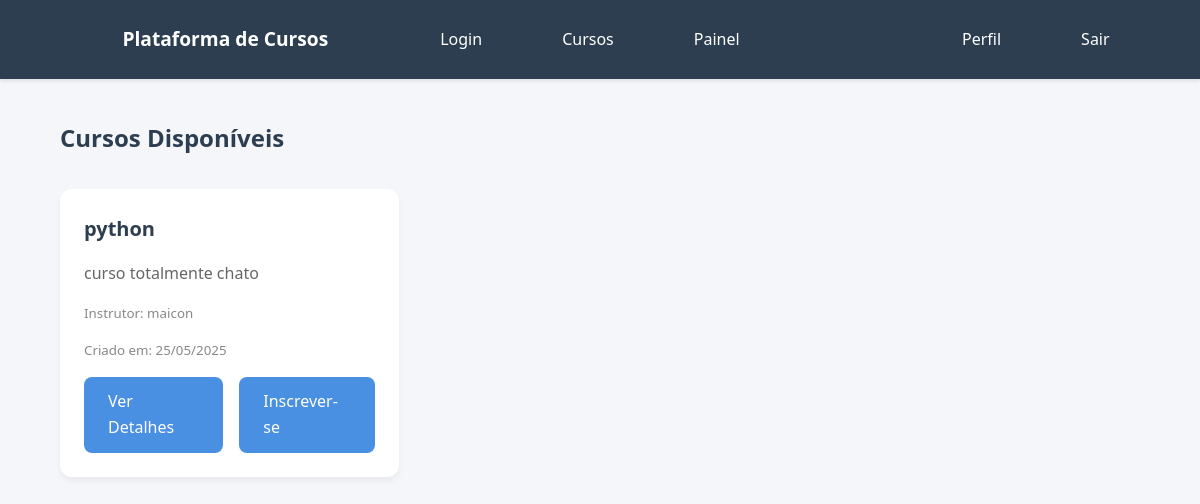
Page /cursos/ (signed in) on the committed database.
### cursos/models.py (models this page shows, shortened)
class Curso(models.Model):
    NIVEL_CHOICES = [
        ('iniciante', 'Iniciante'),
        ('intermediario', 'Intermediário'),
        ('avancado', 'Avançado')
    ]
    titulo = models.CharField(max_length=200)
    descricao = models.TextField()
    instrutor = models.ForeignKey(User, on_delete=models.CASCADE, related_name='cursos_criados')
    duracao_horas = models.PositiveIntegerField(help_text='Duração total do curso em horas', default=0)
    nivel = models.CharField(max_length=20, choices=NIVEL_CHOICES, default='iniciante')
    pre_requisitos = models.TextField(blank=True, help_text='Pré-requisitos necessários para o curso')
    objetivos = models.TextField(help_text='Objetivos de aprendizagem do curso')
    publico_alvo = models.TextField(help_text='Público-alvo do curso')
    materiais = models.TextField(blank=True, help_text='Materiais complementares do curso')
    data_criacao = models.DateTimeField(auto_now_add=True)
    data_atualizacao = models.DateTimeField(auto_now=True)
    class Meta:
        verbose_name = 'Curso'
        verbose_name_plural = 'Cursos'
        ordering = ['-data_criacao']

### cursos/views.py (the view)
# urls.py: path('', views.lista_cursos, name='lista'),
def lista_cursos(request):
    cursos = Curso.objects.all().order_by('-data_criacao')
    return render(request, 'cursos/lista.html', {'cursos': cursos})

### cursos/templates/cursos/lista.html (shortened to what this page needs)
{% extends 'accounts/base.html' %}
{% block content %}
<div class="curso-list-header">
    <h2>Cursos Disponíveis</h2>
</div>
<div class="curso-list">
    {% if cursos %}
        {% for curso in cursos %}
        <div class="curso-item">
            <div class="curso-content">
                <h4>{{ curso.titulo }}</h4>
                <p>{{ curso.descricao|truncatewords:30 }}</p>
                <small>Instrutor: {{ curso.instrutor.get_full_name|default:curso.instrutor.username }}</small>
                <small>Criado em: {{ curso.data_criacao|date:"d/m/Y" }}</small>
                <div class="curso-actions">
                    <a href="{% url 'cursos:detalhe' curso.id %}" class="btn">Ver Detalhes</a>
                    {% if user.is_authenticated and user.profile.tipo_usuario == 'aluno' and not curso in user.inscricoes.all %}
                    <a href="{% url 'cursos:inscrever' curso.id %}" class="btn btn-outline">Inscrever-se</a>
                    {% endif %}
                </div>
            </div>
        </div>
        {% endfor %}
    {% else %}
        <p class="empty-state">Nenhum curso disponível no momento.</p>
    {% endif %}
</div>
{% endblock %}

### accounts/templates/accounts/base.html (style rules this page uses)
:root { --primary-color: #4a90e2; --secondary-color: #2c3e50; --accent-color: #e74c3c; --background-color: #f5f6fa; --text-color: #2c3e50; }
body { font-family: 'Segoe UI', Tahoma, Geneva, Verdana, sans-serif; line-height: 1.6; margin: 0; padding: 0; background-color: var(--background-color); color: var(--text-color); }
.btn { display: inline-block; padding: 0.75rem 1.5rem; background-color: var(--primary-color); color: white; text-decoration: none; border: none; border-radius: 8px; cursor: pointer; font-weight: 500; font-size: 1rem; transition: transform 0.2s ease, box-shadow 0.2s ease; }
.curso-list { display: grid; grid-template-columns: repeat(auto-fill, minmax(300px, 1fr)); gap: 2rem; margin-top: 2rem; }
.curso-item { background: white; border-radius: 12px; padding: 1.5rem; box-shadow: 0 4px 6px rgba(0,0,0,0.05); transition: transform 0.3s ease, box-shadow 0.3s ease; }
.curso-item h4 { color: var(--secondary-color); margin: 0 0 1rem 0; font-size: 1.25rem; }
.curso-item p { color: #666; margin-bottom: 1rem; }
.curso-item small { color: #888; display: block; margin-bottom: 1rem; }

### cursos/templates/cursos/lista.html (style rules this page uses)
.curso-list-header { display: flex; justify-content: space-between; align-items: center; margin-bottom: 2rem; }
.curso-list-header h2 { margin: 0; color: var(--secondary-color); }
.curso-actions { display: flex; gap: 1rem; margin-top: 1rem; }

### rows in the picture
Curso: titulo "python", descricao "curso totalmente chato", instrutor.get_full_name "maicon", data_criacao "25/05/2025"
